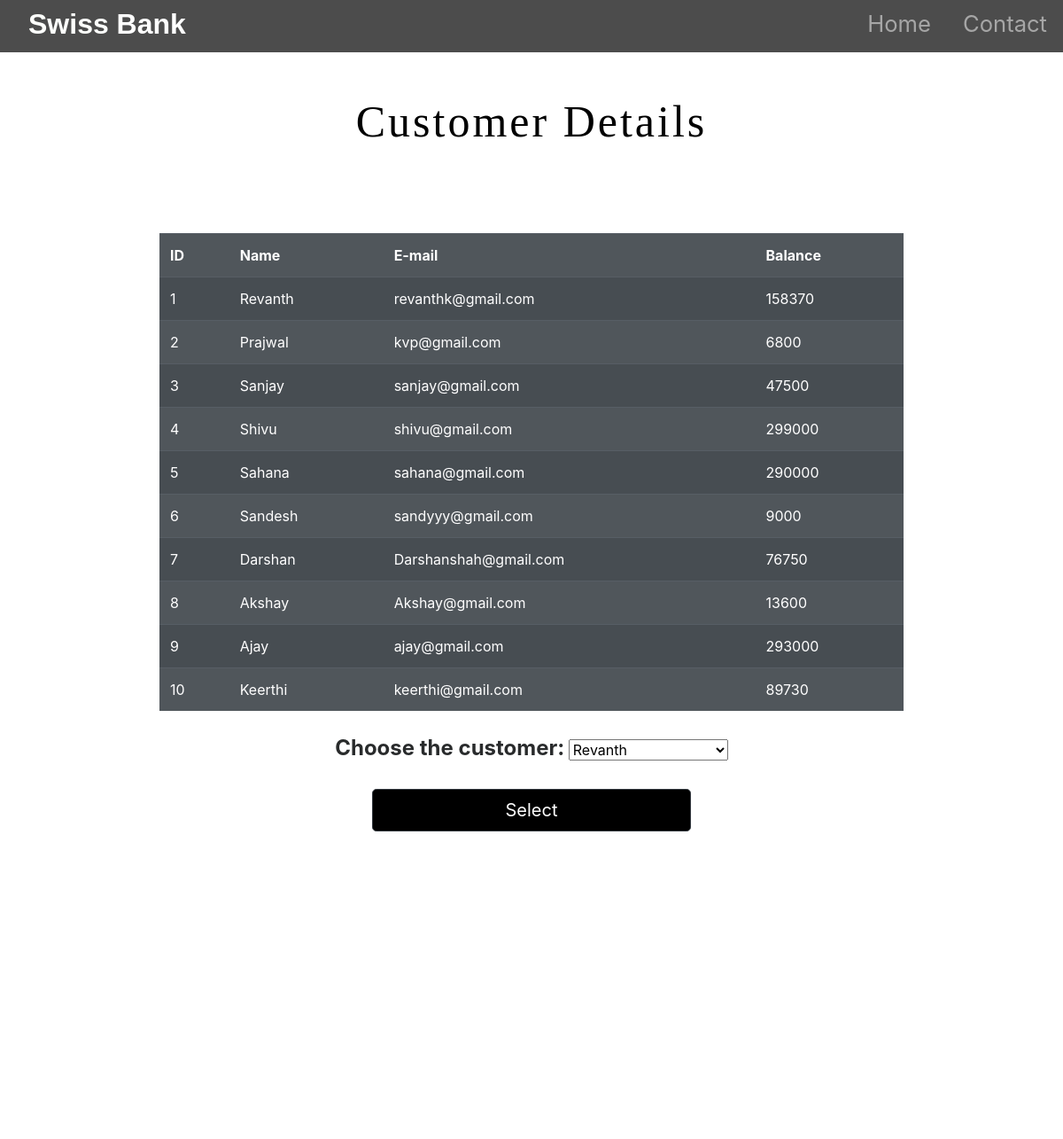
/customer.php, run on the app's committed database.
### tables this page shows
CREATE TABLE `customer` (
  `id` int(11) NOT NULL,
  `Name` varchar(255) NOT NULL,
  `email` varchar(255) NOT NULL,
  `balance` bigint(20) NOT NULL
);

### customer.php (the view, shortened to what this page needs)
<!DOCTYPE html>
<html lang="en">
<head>
  <link rel="stylesheet" href="https://stackpath.bootstrapcdn.com/bootstrap/4.5.2/css/bootstrap.min.css"
>
  <link rel="stylesheet" type="text/css" href="styles.css">
</head>
<body>
  <div id="title">
    <nav id="navbar" class="navbar navbar-expand-lg navbar-dark ">
      <a id="navbar-brand" href="index.php">Swiss<span>  Bank</span></a>
      <div class="collapse navbar-collapse" id="navbarTogglerDemo01">
        <ul class="navbar-nav ml-auto">
          <li class="nav-item">
            <a class="nav-link" href="index.php">Home</a>
          </li>
          <li class="nav-item">
            <a class="nav-link" href="#footer">Contact</a>
          </li>
        </ul>
      </div>
    </nav>
  </div>
  <?php
 echo '<h1 class="intro"><center>Customer Details</center></h1>';
 echo '<table class=" listtable table-dark table  table-striped table-hover mt-5"  style="opacity: 0.9; width: 70%; margin: auto;">
 <tr>
     <th>ID</th>
     <th>Name</th>
     <th>E-mail</th>
     <th>Balance</th>
 </tr>';
    $server = "localhost";
    $username = "root";
    $password = "root";
    $database = "bank";
    $con = mysqli_connect($server, $username, $password, $database);
     $sql = "SELECT id,Name,email,balance FROM customer;";
     $sql1 = "SELECT Name FROM customer;";
        $result=mysqli_query($con,$sql);
        while($row=mysqli_fetch_array($result)){
            echo '<tr>
            <td>'.$row["id"].'</td>
            <td>'.$row["Name"].'</td>
            <td>'.$row["email"].'</td>
            <td>'.$row["balance"].'</td>
        </tr>';
          }
 echo'</table>';
?><br>
  <form action="select.php" method="POST" style="text-align:center">
    <label class="choose">Choose the customer: </label>
    <select id="cus" name="cus" style="width:15%">
      <?php $result1=mysqli_query($con,$sql1); ?>
      <?php while($row1=mysqli_fetch_array($result1)):; ?>
      <option value="<?php echo $row1[0]; ?>">
        <?php echo $row1[0]; ?>
      </option>
      <?php endwhile ;
    ?>
    </select><br>
    <div><button class="btn btn-dark btn-lg" style="margin-top:20px;">Select</button></div>
  </form>
  <br><br>
</body>
<footer id="footer">
  <i class="social-icon fas fa-phone-square-alt"></i>
  <i class="social-icon fab fa-twitter-square"></i>
  <i class="social-icon fas fa-envelope-square"></i>
  <p>© Copyright 2021 Swiss Bank</p>
</footer>
</html>

### styles.css (style rules this page uses)
#title { background: rgba(0,0,0,0.7); }
#navbar { padding: 0 0 5px; }
#navbar-brand { text-decoration: none; color:#fdfffc; font-family: sans-serif; font-size: 2rem; font-weight: bold; padding-left: 2rem; }
span { color:white; }
.nav-item { padding: 0 10px; }
.nav-link { font-size: 1.6rem; }
.btn { background-color: black; }
.intro { text-align: center; font-size: 50px; letter-spacing: 3px; font-family: 'sans-serif'; position: relative; padding:4% 8%; color:black; }
button { height: 30%; width: 30%; }
.choose { font-size:1.5rem; color:#292b2c; font-style:Ubuntu; font-weight:bold }
#footer { margin-top: 200px; padding: 5% auto; text-align: center; color: white; font-size: 25px; }
.social-icon { margin: 10px 5px; color: white; }

### customer.php (style rules this page uses)
body { background-image: url("img/4.jpg"); background-size: cover; height: 100%; width: 100%; background-repeat: no-repeat; background-attachment: fixed; }

### data on the page
customer: id "1", Name "Revanth", email "revanthk@gmail.com", balance "158370"
customer: id "2", Name "Prajwal", email "kvp@gmail.com", balance "6800"
customer: id "3", Name "Sanjay", email "sanjay@gmail.com", balance "47500"
customer: id "4", Name "Shivu", email "shivu@gmail.com", balance "299000"
customer: id "5", Name "Sahana", email "sahana@gmail.com", balance "290000"
customer: id "6", Name "Sandesh", email "sandyyy@gmail.com", balance "9000"
customer: id "7", Name "Darshan", email "Darshanshah@gmail.com", balance "76750"
customer: id "8", Name "Akshay", email "Akshay@gmail.com", balance "13600"
customer: id "9", Name "Ajay", email "ajay@gmail.com", balance "293000"
customer: id "10", Name "Keerthi", email "keerthi@gmail.com", balance "89730"

### other printed values
form field cus "Revanth"
